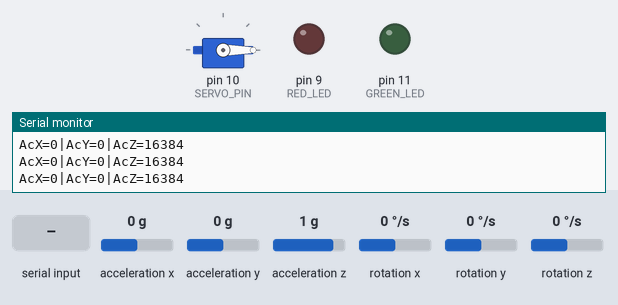
The sketch below on a simulated Arduino Uno, built with avr-gcc and run on an emulated ATmega328P. Shown: servo, output pins drawn as LEDs (lit = HIGH), the last lines printed to the serial monitor. Inputs (shaded band) come from the test bench; at power-on: acceleration x 0 g, acceleration y 0 g, acceleration z 1 g, rotation x 0 °/s, rotation y 0 °/s, rotation z 0 °/s.

Above: at 1.2 s.
1.3 s: "1" received over Serial
At 2.4 s:
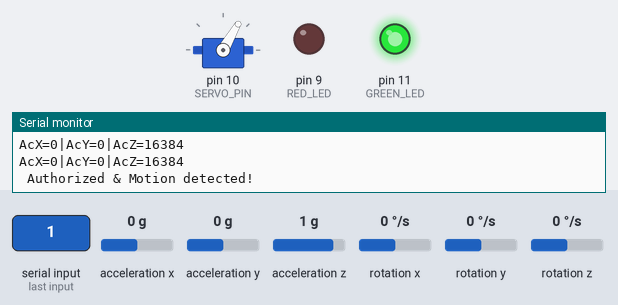
2.8 s: "2" received over Serial
At 5.4 s:
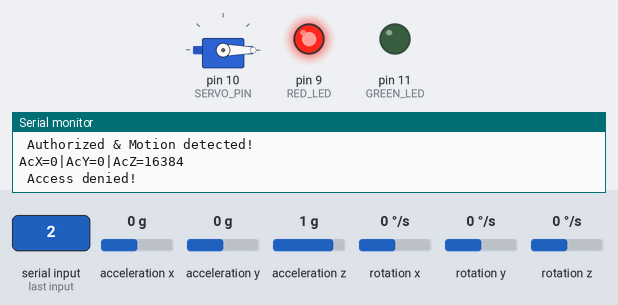
Timing chart, 0 to 7.9 s (numbered marks = the images above; inputs shaded):
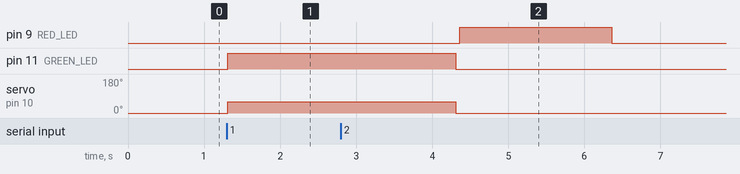

Measured:
- after the input at 1.3 s, pin 11 (GREEN_LED): LOW → HIGH at once; servo on pin 10 (SERVO_PIN): 0° → 60° at once
- after the input at 2.8 s, pin 9 (RED_LED): LOW → HIGH after 1.6 s, → LOW 2.0 s later

The sketch:

MSI_W4_T2.ino
```cpp
#include <Wire.h>
#include <MPU6050.h>
#include <Servo.h>

MPU6050 mpu;
Servo myServo;

const int GREEN_LED = 11;
const int RED_LED = 9;
const int SERVO_PIN = 10;

void setup() {
  Serial.begin(9600);
  Wire.begin();
  mpu.initialize();

  if (!mpu.testConnection()) {
    Serial.println("MPU6050 connection failed!");
    while (1);
  }

  pinMode(GREEN_LED, OUTPUT);
  pinMode(RED_LED, OUTPUT);
  myServo.attach(SERVO_PIN);
  myServo.write(0);

  Serial.println("System Ready - Waiting for PC...");
}

void loop() {
  // --- Continuously send MPU data for Python to read ---
  int16_t ax, ay, az;
  mpu.getAcceleration(&ax, &ay, &az);
  Serial.print("AcX="); Serial.print(ax);
  Serial.print("|AcY="); Serial.print(ay);
  Serial.print("|AcZ="); Serial.println(az);
  delay(50);

  // --- Listen for Python commands ---
  if (Serial.available()) {
    char cmd = Serial.read();

    if (cmd == '1') {   // Authorized + Motion detected
      Serial.println(" Authorized & Motion detected!");
      digitalWrite(GREEN_LED, HIGH);
      digitalWrite(RED_LED, LOW);
      myServo.write(60);
      delay(3000);
      myServo.write(0);
      digitalWrite(GREEN_LED, LOW);
    }
    else if (cmd == '2') {  // Unauthorized or No motion
      Serial.println(" Access denied!");
      digitalWrite(GREEN_LED, LOW);
      digitalWrite(RED_LED, HIGH);
      myServo.write(0);
      delay(2000);
      digitalWrite(RED_LED, LOW);
    }
  }
}
```
